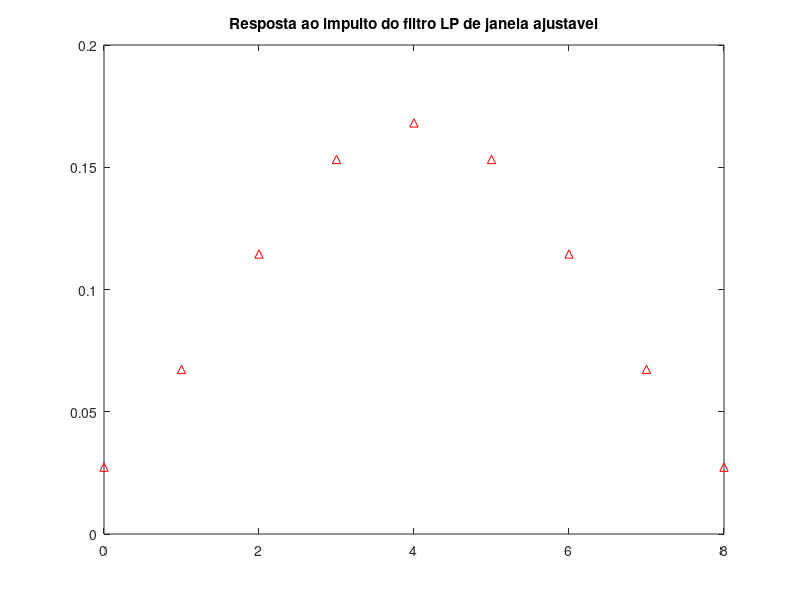
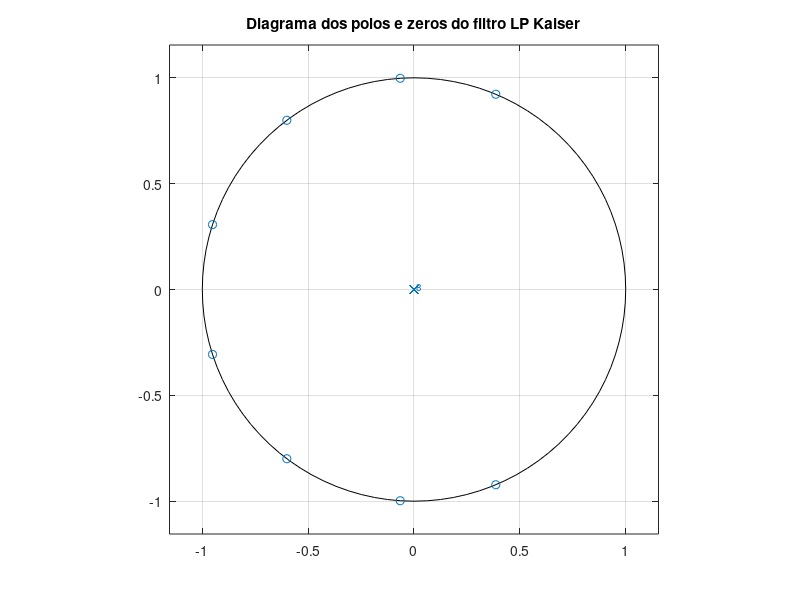
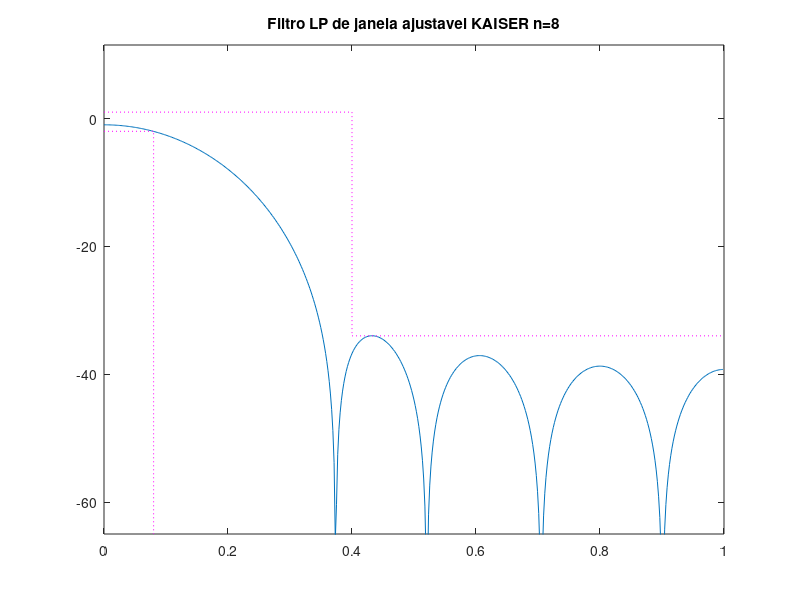

Write MATLAB code to recreate these figures, in order.
%%Filtro digital FIR de janela ajustavel LP
clear all
close all
clc

%especificacoes
fa = 500; %freq amostragem
f1 = 20; % freq passagem
f2 = 100; %freq stop
Ap = 3; %dB atenuacao max na passagem
As = 35; %dB atenucacao min na rejeicao
Gtopo = 1; %dB ganho em 0 linear
ws = f1/(fa/2);
wp = f2/(fa/2);

freq = [f1 f2]; %vetor de frequencias
a = [1 0]; %definindo filtro LP
dev = [1-10^(-Ap/20) 10^(-As/20)]; %vetor de desvios (atenuacoes)

[n,wc,beta,ftype] = kaiserord(freq,a,dev,fa); %funcao para obter ordem e o beta 
n= n-4;
wc = wc-0.12;
wkaiser = kaiser(n+1,beta);

h_fir = fir1(n,wc,ftype,wkaiser,'noscale');

h_fir = h_fir*10^((Gtopo+2)/20);

figure(1)
impz(h_fir)
title('Resposta ao impulto do filtro LP de janela ajustavel')

figure(2)
zplane(h_fir)
title('Diagrama dos polos e zeros do filtro LP Kaiser')


[Hw,w] =freqz(h_fir);
figure(3)
plot(w/pi, 20*log10(abs(Hw))); hold on;
title(['Filtro LP de janela ajustavel KAISER n=',num2str(n) ])
plot([0 ws ws], [-2 -2 -(As+30)], ':m')
plot([0 wp wp 1], [1 1 -34 -34], ':m')
ylim([-(As+30) Ap/2+10])


